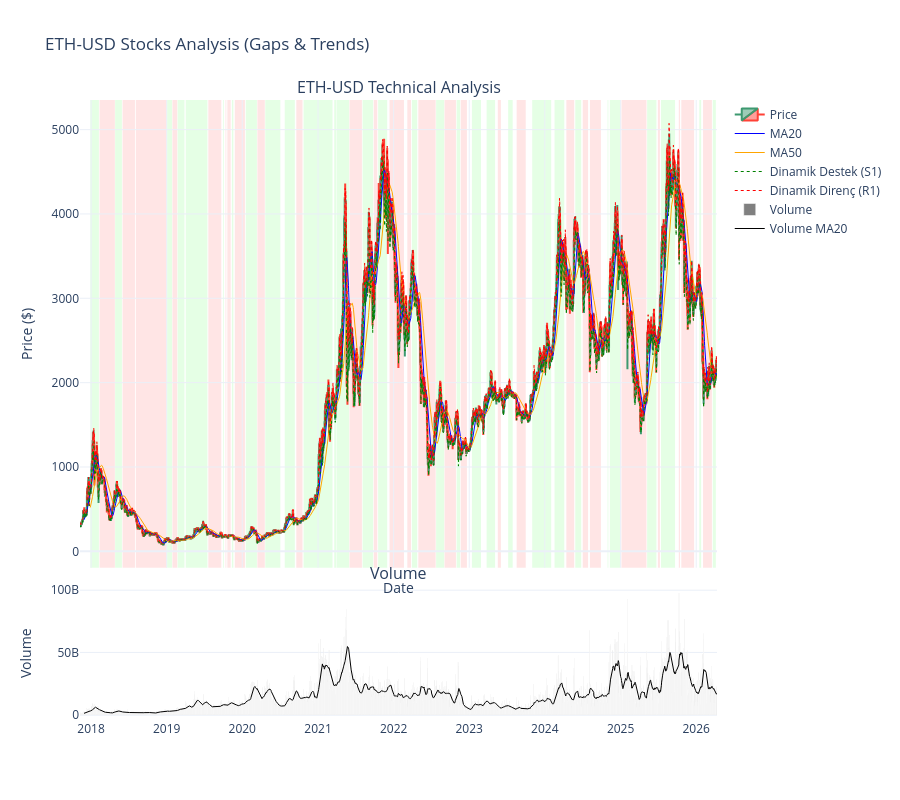

Notebook code for this chart:
### Markdown cell above
## Son support ve resistance

### Code cell
import plotly.graph_objects as go
from plotly.subplots import make_subplots

# ==========================================
# GÖRSELLEŞTİRME (PLOTLY)
# ==========================================

print("\nGörselleştirme hazırlanıyor...")

# 1. Grafik Verisini Hazırla (Son dönem daha okunaklı olur)
plot_data_copy = data_copy.copy()  # Son 250 günü (yaklaşık 1 yıl) çizelim
# Eğer veri çoksa grafiği kasmaması için son kısmı seçmek iyidir.

# 2. Subplot oluştur (2 satır, 1 sütun: Üstte mumlar, altta hacim)
fig = make_subplots(rows=2, cols=1, shared_xaxes=True, 
                    vertical_spacing=0.03, subplot_titles=(f'{ticker} Technical Analysis', 'Volume'), 
                    row_width=[0.2, 0.7]) # Alt grafiği küçült


# --- A. ÜST GRAFİK (CANDLESTICK & GÖSTERGELER) ---

# Candlestick (Mum Grafiği)
fig.add_trace(go.Candlestick(x=plot_data_copy.index,
                open=plot_data_copy['Open'],
                high=plot_data_copy['High'],
                low=plot_data_copy['Low'],
                close=plot_data_copy['Close'],
                name='Price'), row=1, col=1)

# Hareketli Ortalamalar
fig.add_trace(go.Scatter(x=plot_data_copy.index, y=plot_data_copy['MA20'], name='MA20', line=dict(color='blue', width=1)), row=1, col=1)
fig.add_trace(go.Scatter(x=plot_data_copy.index, y=plot_data_copy['MA50'], name='MA50', line=dict(color='orange', width=1)), row=1, col=1)

# Support / Resistance Seviyeleri (Son günün değerlerini çizelim)
fig.add_trace(go.Scatter(x=plot_data_copy.index, y=plot_data_copy['S1'], mode='lines', 
                             line=dict(color='green', width=1, dash='dot'), name='Dinamik Destek (S1)'), row=1, col=1)
fig.add_trace(go.Scatter(x=plot_data_copy.index, y=plot_data_copy['R1'], mode='lines', 
                            line=dict(color='red', width=1, dash='dot'), name='Dinamik Direnç (R1)'), row=1, col=1)


# --- B. ARKA PLAN TREND RENKLENDİRMESİ ---

# Arka planı trend durumuna göre renklendirme (vrect)
current_trend = None
start_date = plot_data_copy.index[0]

for i in range(len(plot_data_copy)):
    date = plot_data_copy.index[i]
    trend = plot_data_copy['trend_short'].iloc[i]
    
    # Trend değiştiyse veya son barsak, bir önceki bölgeyi çiz
    if trend != current_trend or i == len(plot_data_copy) - 1:
        color = None
        if current_trend == 1: # Uptrend
            color = "rgba(0, 250, 0, 0.1)" # Çok açık yeşil
        elif current_trend == -1: # Downtrend
            color = "rgba(250, 0, 0, 0.1)" # Çok açık kırmızı
        
        # Renk varsa vrect ekle
        if color:
            fig.add_vrect(x0=start_date, x1=date, fillcolor=color, layer="below", line_width=0, row=1, col=1)
        
        # Yeni bölgeyi başlat
        start_date = date
        current_trend = trend


# --- C. GAPLERİ VURGULAMA VE ETİKETLEME ---

# Gap olan günleri filtrele
gaps_in_plot = plot_data_copy[plot_data_copy['is_gap'] & plot_data_copy['gap_type'].notna()]

# Gap tiplerine göre renkler
gap_colors = {
    "Common Gap": "gray",
    "Breakaway Gap": "blue",
    "Runaway Gap": "purple",
    "Exhaustion Gap": "orange"
}

for idx, gap in gaps_in_plot.iterrows():
    # Gap'in gerçekleştiği anı gösteren dikey çizgi
    gap_type = gap['gap_type']
    color = gap_colors.get(gap_type, "black") # Bilinmeyen tip olursa siyah yap
    
    fig.add_vline(x=idx, line_width=1.5, line_dash="dot", line_color=color, row=1, col=1)
    
    # Gap tipini yazan metin etiketi
    # Metni, gap yönüne göre mumun üstüne veya altına koy
    y_pos = gap['High'] * 1.02 if gap['gap_up'] else gap['Low'] * 0.98
    text_angle = -90 # Yazıyı dik yap
    
    fig.add_annotation(x=idx, y=y_pos, text=gap_type, showarrow=True, 
                        arrowhead=1, ax=0, ay=-40 if gap['gap_up'] else 40, # Ok yönü
                        font=dict(color=color, size=10), textangle=text_angle, row=1, col=1)


# --- D. ALT GRAFİK (HACİM) ---

# Hacim barları
fig.add_trace(go.Bar(x=plot_data_copy.index, y=plot_data_copy['Volume'], name='Volume', marker_color='gray'), row=2, col=1)
# Hacim MA
fig.add_trace(go.Scatter(x=plot_data_copy.index, y=plot_data_copy['VOL_MA20'], name='Volume MA20', line=dict(color='black', width=1)), row=2, col=1)


# --- E. GRAFİK AYARLARI ---

fig.update_layout(
    title=f'{ticker} Stocks Analysis (Gaps & Trends)',
    xaxis_title='Date',
    yaxis_title='Price',
    xaxis_rangeslider_visible=False, # Alttaki slider'ı kapat (subplot'ta çakışıyor)
    height=800, # Grafik yüksekliği
    template='plotly_white' # Temiz beyaz tema
)

# Y eksenlerini ayarla (üst grafik fiyat, alt grafik hacim)
fig.update_yaxes(title_text="Price ($)", row=1, col=1)
fig.update_yaxes(title_text="Volume", row=2, col=1)

# Grafiği göster
fig.show()

# İsteğe bağlı: Grafiği HTML dosyası olarak kaydet
# fig.write_html(f"{ticker}_gap_analizi.html")
# print(f"Grafik {ticker}_gap_analizi.html olarak kaydedildi.")

### Figure 1 — Plotly figure (JSON) as saved in the notebook; plotly's stock layout.template omitted (floating-point values rounded to 4 significant figures; data arrays with more than 128 entries replaced by an {"elided": "..."} marker saying what was removed)
{"data": [{"close": {"elided": "3076 float values"}, "high": {"elided": "3076 float values"}, "low": {"elided": "3076 float values"}, "name": "Price", "open": {"elided": "3076 float values"}, "type": "candlestick", "x": {"elided": "3076 str values"}, "xaxis": "x", "yaxis": "y"}, {"line": {"color": "blue", "width": 1}, "name": "MA20", "type": "scatter", "x": {"elided": "3076 str values"}, "xaxis": "x", "y": {"elided": "3076 float values"}, "yaxis": "y"}, {"line": {"color": "orange", "width": 1}, "name": "MA50", "type": "scatter", "x": {"elided": "3076 str values"}, "xaxis": "x", "y": {"elided": "3076 float values"}, "yaxis": "y"}, {"line": {"color": "green", "dash": "dot", "width": 1}, "mode": "lines", "name": "Dinamik Destek (S1)", "type": "scatter", "x": {"elided": "3076 str values"}, "xaxis": "x", "y": {"elided": "3076 float values"}, "yaxis": "y"}, {"line": {"color": "red", "dash": "dot", "width": 1}, "mode": "lines", "name": "Dinamik Direnç (R1)", "type": "scatter", "x": {"elided": "3076 str values"}, "xaxis": "x", "y": {"elided": "3076 float values"}, "yaxis": "y"}, {"marker": {"color": "gray"}, "name": "Volume", "type": "bar", "x": {"elided": "3076 str values"}, "xaxis": "x2", "y": {"elided": "3076 int values"}, "yaxis": "y2"}, {"line": {"color": "black", "width": 1}, "name": "Volume MA20", "type": "scatter", "x": {"elided": "3076 str values"}, "xaxis": "x2", "y": {"elided": "3076 float values"}, "yaxis": "y2"}], "layout": {"annotations": [{"font": {"size": 16}, "showarrow": false, "text": "ETH-USD Technical Analysis", "x": 0.5, "xanchor": "center", "xref": "paper", "y": 1, "yanchor": "bottom", "yref": "paper"}, {"font": {"size": 16}, "showarrow": false, "text": "Volume", "x": 0.5, "xanchor": "center", "xref": "paper", "y": 0.2156, "yanchor": "bottom", "yref": "paper"}], "height": 800, "shapes": [{"fillcolor": "rgba(0, 250, 0, 0.1)", "layer": "below", "line": {"width": 0}, "type": "rect", "x0": "2017-12-28T00:00:00", "x1": "2018-02-08T00:00:00", "xref": "x", "y0": 0, "y1": 1, "yref": "y domain"}, {"fillcolor": "rgba(250, 0, 0, 0.1)", "layer": "below", "line": {"width": 0}, "type": "rect", "x0": "2018-02-11T00:00:00", "x1": "2018-04-26T00:00:00", "xref": "x", "y0": 0, "y1": 1, "yref": "y domain"}, {"fillcolor": "rgba(0, 250, 0, 0.1)", "layer": "below", "line": {"width": 0}, "type": "rect", "x0": "2018-04-27T00:00:00", "x1": "2018-05-30T00:00:00", "xref": "x", "y0": 0, "y1": 1, "yref": "y domain"}, {"fillcolor": "rgba(250, 0, 0, 0.1)", "layer": "below", "line": {"width": 0}, "type": "rect", "x0": "2018-06-02T00:00:00", "x1": "2018-08-01T00:00:00", "xref": "x", "y0": 0, "y1": 1, "yref": "y domain"}, {"fillcolor": "rgba(250, 0, 0, 0.1)", "layer": "below", "line": {"width": 0}, "type": "rect", "x0": "2018-08-05T00:00:00", "x1": "2019-01-02T00:00:00", "xref": "x", "y0": 0, "y1": 1, "yref": "y domain"}, {"fillcolor": "rgba(0, 250, 0, 0.1)", "layer": "below", "line": {"width": 0}, "type": "rect", "x0": "2019-01-03T00:00:00", "x1": "2019-01-27T00:00:00", "xref": "x", "y0": 0, "y1": 1, "yref": "y domain"}, {"fillcolor": "rgba(250, 0, 0, 0.1)", "layer": "below", "line": {"width": 0}, "type": "rect", "x0": "2019-01-29T00:00:00", "x1": "2019-02-21T00:00:00", "xref": "x", "y0": 0, "y1": 1, "yref": "y domain"}, {"fillcolor": "rgba(0, 250, 0, 0.1)", "layer": "below", "line": {"width": 0}, "type": "rect", "x0": "2019-02-23T00:00:00", "x1": "2019-03-28T00:00:00", "xref": "x", "y0": 0, "y1": 1, "yref": "y domain"}, {"fillcolor": "rgba(0, 250, 0, 0.1)", "layer": "below", "line": {"width": 0}, "type": "rect", "x0": "2019-04-03T00:00:00", "x1": "2019-07-17T00:00:00", "xref": "x", "y0": 0, "y1": 1, "yref": "y domain"}, {"fillcolor": "rgba(250, 0, 0, 0.1)", "layer": "below", "line": {"width": 0}, "type": "rect", "x0": "2019-07-21T00:00:00", "x1": "2019-09-22T00:00:00", "xref": "x", "y0": 0, "y1": 1, "yref": "y domain"}, {"fillcolor": "rgba(0, 250, 0, 0.1)", "layer": "below", "line": {"width": 0}, "type": "rect", "x0": "2019-10-01T00:00:00", "x1": "2019-10-05T00:00:00", "xref": "x", "y0": 0, "y1": 1, "yref": "y domain"}, {"fillcolor": "rgba(250, 0, 0, 0.1)", "layer": "below", "line": {"width": 0}, "type": "rect", "x0": "2019-10-12T00:00:00", "x1": "2019-10-16T00:00:00", "xref": "x", "y0": 0, "y1": 1, "yref": "y domain"}, {"fillcolor": "rgba(250, 0, 0, 0.1)", "layer": "below", "line": {"width": 0}, "type": "rect", "x0": "2019-10-21T00:00:00", "x1": "2019-11-06T00:00:00", "xref": "x", "y0": 0, "y1": 1, "yref": "y domain"}, {"fillcolor": "rgba(0, 250, 0, 0.1)", "layer": "below", "line": {"width": 0}, "type": "rect", "x0": "2019-11-12T00:00:00", "x1": "2019-11-19T00:00:00", "xref": "x", "y0": 0, "y1": 1, "yref": "y domain"}, {"fillcolor": "rgba(250, 0, 0, 0.1)", "layer": "below", "line": {"width": 0}, "type": "rect", "x0": "2019-11-26T00:00:00", "x1": "2020-01-14T00:00:00", "xref": "x", "y0": 0, "y1": 1, "yref": "y domain"}, {"fillcolor": "rgba(0, 250, 0, 0.1)", "layer": "below", "line": {"width": 0}, "type": "rect", "x0": "2020-01-18T00:00:00", "x1": "2020-03-12T00:00:00", "xref": "x", "y0": 0, "y1": 1, "yref": "y domain"}, {"fillcolor": "rgba(250, 0, 0, 0.1)", "layer": "below", "line": {"width": 0}, "type": "rect", "x0": "2020-03-14T00:00:00", "x1": "2020-04-19T00:00:00", "xref": "x", "y0": 0, "y1": 1, "yref": "y domain"}, {"fillcolor": "rgba(0, 250, 0, 0.1)", "layer": "below", "line": {"width": 0}, "type": "rect", "x0": "2020-04-21T00:00:00", "x1": "2020-07-03T00:00:00", "xref": "x", "y0": 0, "y1": 1, "yref": "y domain"}, {"fillcolor": "rgba(0, 250, 0, 0.1)", "layer": "below", "line": {"width": 0}, "type": "rect", "x0": "2020-07-24T00:00:00", "x1": "2020-09-11T00:00:00", "xref": "x", "y0": 0, "y1": 1, "yref": "y domain"}, {"fillcolor": "rgba(250, 0, 0, 0.1)", "layer": "below", "line": {"width": 0}, "type": "rect", "x0": "2020-09-18T00:00:00", "x1": "2020-10-18T00:00:00", "xref": "x", "y0": 0, "y1": 1, "yref": "y domain"}, {"fillcolor": "rgba(0, 250, 0, 0.1)", "layer": "below", "line": {"width": 0}, "type": "rect", "x0": "2020-10-23T00:00:00", "x1": "2021-03-12T00:00:00", "xref": "x", "y0": 0, "y1": 1, "yref": "y domain"}, {"fillcolor": "rgba(0, 250, 0, 0.1)", "layer": "below", "line": {"width": 0}, "type": "rect", "x0": "2021-03-20T00:00:00", "x1": "2021-03-29T00:00:00", "xref": "x", "y0": 0, "y1": 1, "yref": "y domain"}, {"fillcolor": "rgba(0, 250, 0, 0.1)", "layer": "below", "line": {"width": 0}, "type": "rect", "x0": "2021-03-31T00:00:00", "x1": "2021-05-31T00:00:00", "xref": "x", "y0": 0, "y1": 1, "yref": "y domain"}, {"fillcolor": "rgba(250, 0, 0, 0.1)", "layer": "below", "line": {"width": 0}, "type": "rect", "x0": "2021-06-02T00:00:00", "x1": "2021-08-01T00:00:00", "xref": "x", "y0": 0, "y1": 1, "yref": "y domain"}, {"fillcolor": "rgba(0, 250, 0, 0.1)", "layer": "below", "line": {"width": 0}, "type": "rect", "x0": "2021-08-04T00:00:00", "x1": "2021-09-24T00:00:00", "xref": "x", "y0": 0, "y1": 1, "yref": "y domain"}, {"fillcolor": "rgba(250, 0, 0, 0.1)", "layer": "below", "line": {"width": 0}, "type": "rect", "x0": "2021-09-27T00:00:00", "x1": "2021-10-14T00:00:00", "xref": "x", "y0": 0, "y1": 1, "yref": "y domain"}, {"fillcolor": "rgba(0, 250, 0, 0.1)", "layer": "below", "line": {"width": 0}, "type": "rect", "x0": "2021-10-18T00:00:00", "x1": "2021-12-01T00:00:00", "xref": "x", "y0": 0, "y1": 1, "yref": "y domain"}, {"fillcolor": "rgba(250, 0, 0, 0.1)", "layer": "below", "line": {"width": 0}, "type": "rect", "x0": "2021-12-11T00:00:00", "x1": "2021-12-12T00:00:00", "xref": "x", "y0": 0, "y1": 1, "yref": "y domain"}, {"fillcolor": "rgba(250, 0, 0, 0.1)", "layer": "below", "line": {"width": 0}, "type": "rect", "x0": "2021-12-13T00:00:00", "x1": "2022-02-20T00:00:00", "xref": "x", "y0": 0, "y1": 1, "yref": "y domain"}, {"fillcolor": "rgba(250, 0, 0, 0.1)", "layer": "below", "line": {"width": 0}, "type": "rect", "x0": "2022-03-08T00:00:00", "x1": "2022-03-26T00:00:00", "xref": "x", "y0": 0, "y1": 1, "yref": "y domain"}, {"fillcolor": "rgba(0, 250, 0, 0.1)", "layer": "below", "line": {"width": 0}, "type": "rect", "x0": "2022-03-30T00:00:00", "x1": "2022-04-25T00:00:00", "xref": "x", "y0": 0, "y1": 1, "yref": "y domain"}, {"fillcolor": "rgba(250, 0, 0, 0.1)", "layer": "below", "line": {"width": 0}, "type": "rect", "x0": "2022-04-30T00:00:00", "x1": "2022-07-23T00:00:00", "xref": "x", "y0": 0, "y1": 1, "yref": "y domain"}, {"fillcolor": "rgba(0, 250, 0, 0.1)", "layer": "below", "line": {"width": 0}, "type": "rect", "x0": "2022-07-25T00:00:00", "x1": "2022-09-02T00:00:00", "xref": "x", "y0": 0, "y1": 1, "yref": "y domain"}, {"fillcolor": "rgba(250, 0, 0, 0.1)", "layer": "below", "line": {"width": 0}, "type": "rect", "x0": "2022-09-04T00:00:00", "x1": "2022-10-29T00:00:00", "xref": "x", "y0": 0, "y1": 1, "yref": "y domain"}, {"fillcolor": "rgba(0, 250, 0, 0.1)", "layer": "below", "line": {"width": 0}, "type": "rect", "x0": "2022-11-01T00:00:00", "x1": "2022-11-18T00:00:00", "xref": "x", "y0": 0, "y1": 1, "yref": "y domain"}, {"fillcolor": "rgba(250, 0, 0, 0.1)", "layer": "below", "line": {"width": 0}, "type": "rect", "x0": "2022-11-21T00:00:00", "x1": "2022-12-21T00:00:00", "xref": "x", "y0": 0, "y1": 1, "yref": "y domain"}, {"fillcolor": "rgba(0, 250, 0, 0.1)", "layer": "below", "line": {"width": 0}, "type": "rect", "x0": "2023-01-14T00:00:00", "x1": "2023-02-27T00:00:00", "xref": "x", "y0": 0, "y1": 1, "yref": "y domain"}, {"fillcolor": "rgba(0, 250, 0, 0.1)", "layer": "below", "line": {"width": 0}, "type": "rect", "x0": "2023-03-26T00:00:00", "x1": "2023-05-06T00:00:00", "xref": "x", "y0": 0, "y1": 1, "yref": "y domain"}, {"fillcolor": "rgba(250, 0, 0, 0.1)", "layer": "below", "line": {"width": 0}, "type": "rect", "x0": "2023-05-19T00:00:00", "x1": "2023-06-03T00:00:00", "xref": "x", "y0": 0, "y1": 1, "yref": "y domain"}, {"fillcolor": "rgba(0, 250, 0, 0.1)", "layer": "below", "line": {"width": 0}, "type": "rect", "x0": "2023-07-08T00:00:00", "x1": "2023-07-30T00:00:00", "xref": "x", "y0": 0, "y1": 1, "yref": "y domain"}, {"fillcolor": "rgba(250, 0, 0, 0.1)", "layer": "below", "line": {"width": 0}, "type": "rect", "x0": "2023-08-18T00:00:00", "x1": "2023-10-01T00:00:00", "xref": "x", "y0": 0, "y1": 1, "yref": "y domain"}, {"fillcolor": "rgba(0, 250, 0, 0.1)", "layer": "below", "line": {"width": 0}, "type": "rect", "x0": "2023-11-01T00:00:00", "x1": "2024-02-01T00:00:00", "xref": "x", "y0": 0, "y1": 1, "yref": "y domain"}, {"fillcolor": "rgba(0, 250, 0, 0.1)", "layer": "below", "line": {"width": 0}, "type": "rect", "x0": "2024-02-17T00:00:00", "x1": "2024-04-04T00:00:00", "xref": "x", "y0": 0, "y1": 1, "yref": "y domain"}, {"fillcolor": "rgba(250, 0, 0, 0.1)", "layer": "below", "line": {"width": 0}, "type": "rect", "x0": "2024-04-14T00:00:00", "x1": "2024-05-22T00:00:00", "xref": "x", "y0": 0, "y1": 1, "yref": "y domain"}, {"fillcolor": "rgba(0, 250, 0, 0.1)", "layer": "below", "line": {"width": 0}, "type": "rect", "x0": "2024-05-27T00:00:00", "x1": "2024-06-25T00:00:00", "xref": "x", "y0": 0, "y1": 1, "yref": "y domain"}, {"fillcolor": "rgba(250, 0, 0, 0.1)", "layer": "below", "line": {"width": 0}, "type": "rect", "x0": "2024-07-02T00:00:00", "x1": "2024-07-28T00:00:00", "xref": "x", "y0": 0, "y1": 1, "yref": "y domain"}, {"fillcolor": "rgba(250, 0, 0, 0.1)", "layer": "below", "line": {"width": 0}, "type": "rect", "x0": "2024-08-06T00:00:00", "x1": "2024-09-28T00:00:00", "xref": "x", "y0": 0, "y1": 1, "yref": "y domain"}, {"fillcolor": "rgba(0, 250, 0, 0.1)", "layer": "below", "line": {"width": 0}, "type": "rect", "x0": "2024-10-30T00:00:00", "x1": "2024-11-03T00:00:00", "xref": "x", "y0": 0, "y1": 1, "yref": "y domain"}, {"fillcolor": "rgba(0, 250, 0, 0.1)", "layer": "below", "line": {"width": 0}, "type": "rect", "x0": "2024-11-10T00:00:00", "x1": "2024-12-30T00:00:00", "xref": "x", "y0": 0, "y1": 1, "yref": "y domain"}, {"fillcolor": "rgba(250, 0, 0, 0.1)", "layer": "below", "line": {"width": 0}, "type": "rect", "x0": "2025-01-05T00:00:00", "x1": "2025-05-06T00:00:00", "xref": "x", "y0": 0, "y1": 1, "yref": "y domain"}, {"fillcolor": "rgba(0, 250, 0, 0.1)", "layer": "below", "line": {"width": 0}, "type": "rect", "x0": "2025-05-09T00:00:00", "x1": "2025-06-23T00:00:00", "xref": "x", "y0": 0, "y1": 1, "yref": "y domain"}, {"fillcolor": "rgba(250, 0, 0, 0.1)", "layer": "below", "line": {"width": 0}, "type": "rect", "x0": "2025-06-30T00:00:00", "x1": "2025-07-10T00:00:00", "xref": "x", "y0": 0, "y1": 1, "yref": "y domain"}, {"fillcolor": "rgba(0, 250, 0, 0.1)", "layer": "below", "line": {"width": 0}, "type": "rect", "x0": "2025-07-15T00:00:00", "x1": "2025-09-21T00:00:00", "xref": "x", "y0": 0, "y1": 1, "yref": "y domain"}, {"fillcolor": "rgba(250, 0, 0, 0.1)", "layer": "below", "line": {"width": 0}, "type": "rect", "x0": "2025-10-09T00:00:00", "x1": "2025-10-15T00:00:00", "xref": "x", "y0": 0, "y1": 1, "yref": "y domain"}, {"fillcolor": "rgba(250, 0, 0, 0.1)", "layer": "below", "line": {"width": 0}, "type": "rect", "x0": "2025-10-21T00:00:00", "x1": "2025-12-22T00:00:00", "xref": "x", "y0": 0, "y1": 1, "yref": "y domain"}, {"fillcolor": "rgba(0, 250, 0, 0.1)", "layer": "below", "line": {"width": 0}, "type": "rect", "x0": "2026-01-16T00:00:00", "x1": "2026-01-25T00:00:00", "xref": "x", "y0": 0, "y1": 1, "yref": "y domain"}, {"fillcolor": "rgba(250, 0, 0, 0.1)", "layer": "below", "line": {"width": 0}, "type": "rect", "x0": "2026-02-03T00:00:00", "x1": "2026-03-18T00:00:00", "xref": "x", "y0": 0, "y1": 1, "yref": "y domain"}, {"fillcolor": "rgba(0, 250, 0, 0.1)", "layer": "below", "line": {"width": 0}, "type": "rect", "x0": "2026-03-22T00:00:00", "x1": "2026-04-06T00:00:00", "xref": "x", "y0": 0, "y1": 1, "yref": "y domain"}], "title": {"text": "ETH-USD Stocks Analysis (Gaps & Trends)"}, "xaxis": {"anchor": "y", "domain": [0, 1], "matches": "x2", "rangeslider": {"visible": false}, "showticklabels": false, "title": {"text": "Date"}}, "xaxis2": {"anchor": "y2", "domain": [0, 1]}, "yaxis": {"anchor": "x", "domain": [0.2456, 1], "title": {"text": "Price ($)"}}, "yaxis2": {"anchor": "x2", "domain": [0, 0.2156], "title": {"text": "Volume"}}}}
